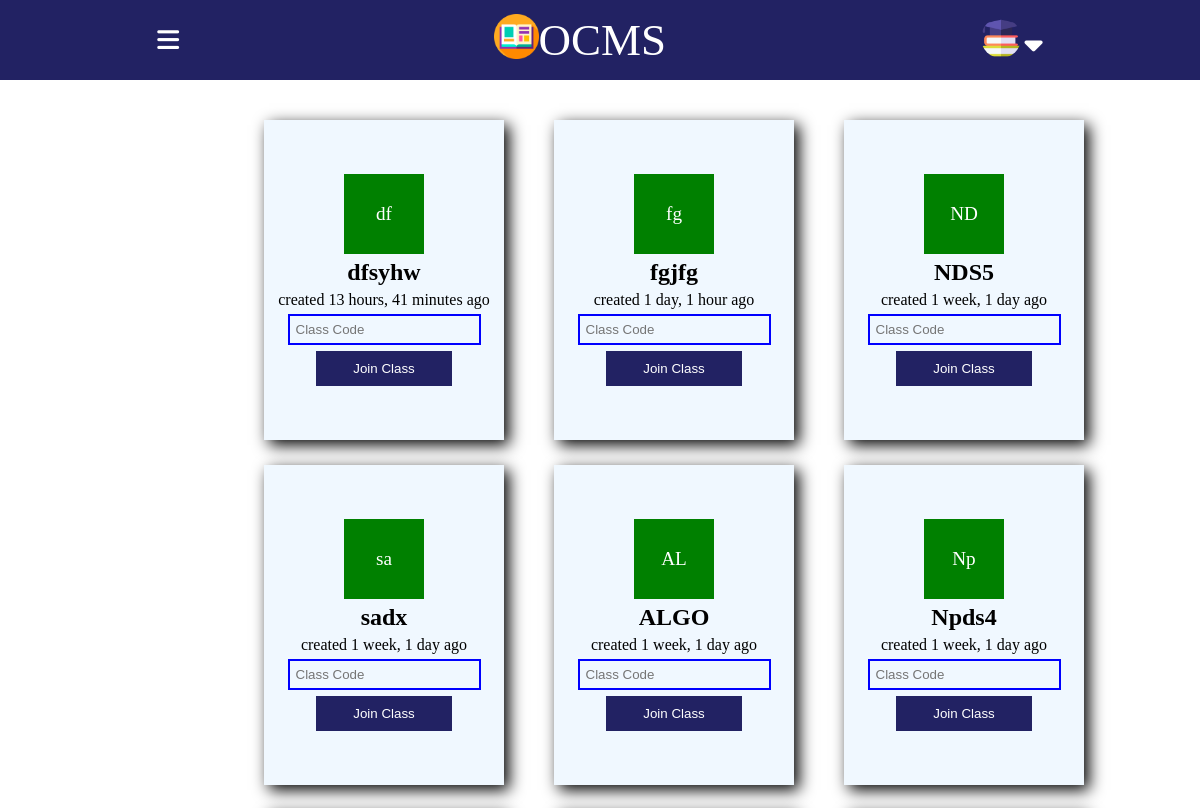
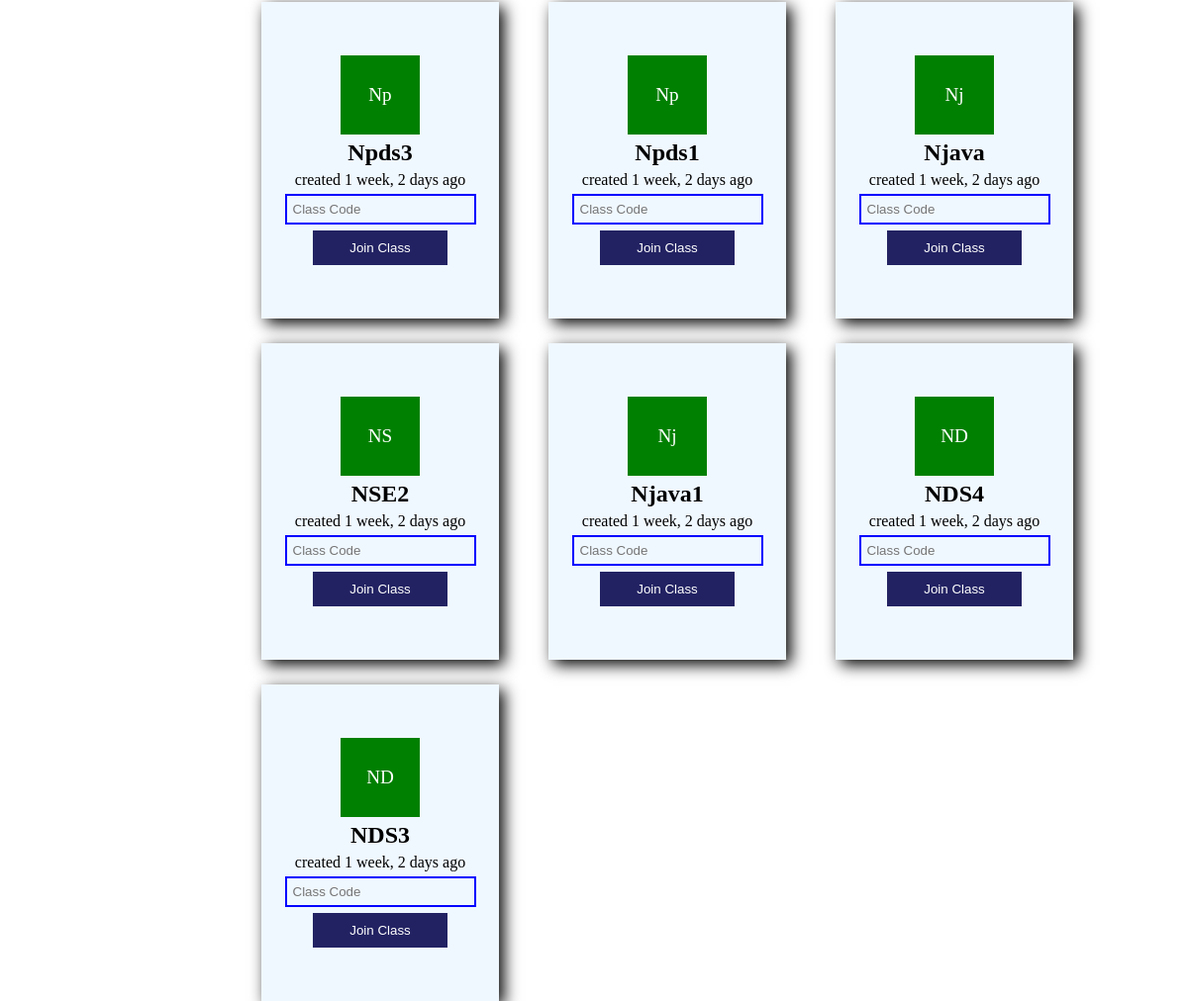
The app's page /join_room/ (signed in) with its own data (2 pictures, top to bottom).
### base/models.py (models this page shows, shortened)
class Room(models.Model):
    course_id=models.CharField(max_length=100)
    teacher=models.CharField(max_length=100)
    name = models.CharField(max_length=200) #set it to host.subject_name during declaration by default
    description = models.TextField(null=True, blank=True)
    avatar = models.ImageField(null=True, default="avatar.svg")
    room_code=models.CharField(max_length=100)
    updated = models.DateTimeField(auto_now=True)
    created = models.DateTimeField(auto_now_add=True)
    class Meta:
        ordering = ['-updated', '-created']

### base/views.py (the view, shortened to what this page needs)
# urls.py: path("join_room/",views.Join,name="join"),
@csrf_protect
def Join(request):
    Student_User=get_object_or_404(Student, user=request.user)
    rooms=Room.objects.all()
    context={'rooms':rooms}
    return render(request,'base/join_room.html',context)

### base/templates/base/join_room.html (shortened to what this page needs)
{% load static %}
<!DOCTYPE html>
<html lang="en">
<head>
    <link rel="stylesheet" href="{% static 'styles/join_room.css' %}">
</head>
<body>
    <div class="wrapper">
    <div class="nav">
        <i id="dropdown" class=" dropdown fa-solid fa-bars"></i>
     <div class="logo"><img src="{% static 'images/1414305.png' %}" class="img">
        <p style="font-size: 45px;">OCMS</p></div>
        <div class="profile">
            <img src="{% static 'images/4430487.png' %}" class="pic">
            <i class="dropdowm-icon fa-solid fa-caret-down"></i>
        </div>
    </div>
</div>
<div class="wrapper2">
    <div id="classinfo" class="classinfo">
        {% for room in rooms %}
        <div class="card card1">
        <div class="classicon">
            {{ room.name|slice:":2" }}
        </div>
          <h2>{{room.name}}</h2>
          <p>created {{room.created | timesince}} ago</p>
          <form action="" method="POST">
            <div class="below">
            <input id="room_code" name="code" placeholder="Class Code" />
            <button  type="submit">Join Class</button>
            </div>
            </form>
        </div>
        {% endfor %}
    </div>
</div>
</body>
</html>

### static/styles/join_room.css (style rules this page uses)
* { margin: 0; border: 0; box-sizing: border-box; }
body { height: 100vh; width: 100vw; display: flex; flex-direction: column; }
.img { height: 45px; }
.nav { width: 100vw; height: 10vh; background-color:rgb(34, 34, 99); position: absolute; top:0; display: flex; justify-content: space-around; align-items: center; color: white; }
.pic { height: 40px; width: 40px; border-radius: 50%; }
.dropdowm-icon { position: relative; bottom:3px; font-size: 29px; color: white; }
.logo { display: flex; }
.dropdown { font-size: 25px; }
.wrapper2 { display: flex; flex-direction: column; position: relative; position: absolute; top:15vh; left: 22vw; }
.classicon { height: 80px; width: 80px; background-color: green; display: flex; justify-content: center; align-items: center; color: white; font-size: larger; }
.classinfo { display: grid; grid-template-columns: 1fr 1fr 1fr; gap: 15px; column-gap: 50px; row-gap: 25px; }
.classinfo .card { height: 40vh; width: 20vw; background-color: aliceblue; display: flex; gap: 5px; box-shadow: 5px 5px 15px; flex-direction: column; justify-content: center; align-items: center; transition: transform; transition-duration: 1.5s; }
.card button { padding: 10px; border: none; background-color: rgb(34, 34, 99); color: white; }
.card input { border: none; background: transparent; padding: 6px; border: 2px solid blue; outline: none; }
.below { display: flex; flex-direction: column; gap: 6px; }
.below button { width: 70%; margin: 0 auto; }

### records on screen
Room: name "df", name "dfsyhw", created "13 hours, 41 minutes"
Room: name "fg", name "fgjfg", created "1 day, 1 hour"
Room: name "ND", name "NDS5", created "1 week, 1 day"
Room: name "sa", name "sadx", created "1 week, 1 day"
Room: name "AL", name "ALGO", created "1 week, 1 day"
Room: name "Np", name "Npds4", created "1 week, 1 day"
Room: name "Np", name "Npds3", created "1 week, 2 days"
Room: name "Np", name "Npds1", created "1 week, 2 days"
Room: name "Nj", name "Njava", created "1 week, 2 days"
Room: name "NS", name "NSE2", created "1 week, 2 days"
Room: name "Nj", name "Njava1", created "1 week, 2 days"
Room: name "ND", name "NDS4", created "1 week, 2 days"
Room: name "ND", name "NDS3", created "1 week, 2 days"
